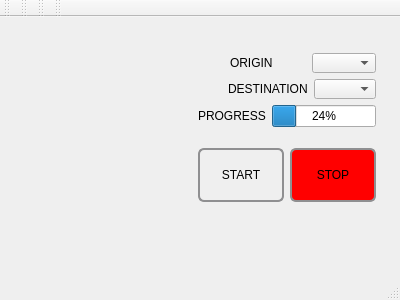
<?xml version="1.0" encoding="UTF-8"?>
<ui version="4.0">
 <class>MainWindow</class>
 <widget class="QMainWindow" name="MainWindow">
  <property name="geometry">
   <rect>
    <x>0</x>
    <y>0</y>
    <width>400</width>
    <height>300</height>
   </rect>
  </property>
  <property name="windowTitle">
   <string>MainWindow</string>
  </property>
  <widget class="QWidget" name="centralWidget">
   <widget class="QLabel" name="imageLabel">
    <property name="geometry">
     <rect>
      <x>20</x>
      <y>30</y>
      <width>131</width>
      <height>151</height>
     </rect>
    </property>
    <property name="text">
     <string/>
    </property>
   </widget>
   <widget class="QWidget" name="layoutWidget">
    <property name="geometry">
     <rect>
      <x>187</x>
      <y>10</y>
      <width>200</width>
      <height>201</height>
     </rect>
    </property>
    <layout class="QVBoxLayout" name="verticalLayout_3">
     <item>
      <layout class="QVBoxLayout" name="verticalLayout_2">
       <item>
        <layout class="QVBoxLayout" name="verticalLayout">
         <item>
          <layout class="QHBoxLayout" name="horizontalLayout_2">
           <item>
            <spacer name="horizontalSpacer_3">
             <property name="orientation">
              <enum>Qt::Horizontal</enum>
             </property>
             <property name="sizeHint" stdset="0">
              <size>
               <width>40</width>
               <height>20</height>
              </size>
             </property>
            </spacer>
           </item>
           <item>
            <widget class="QLabel" name="startLabel">
             <property name="sizePolicy">
              <sizepolicy hsizetype="Fixed" vsizetype="Fixed">
               <horstretch>0</horstretch>
               <verstretch>0</verstretch>
              </sizepolicy>
             </property>
             <property name="text">
              <string>ORIGIN</string>
             </property>
             <property name="buddy">
              <cstring>startComboBox</cstring>
             </property>
            </widget>
           </item>
           <item>
            <spacer name="horizontalSpacer">
             <property name="orientation">
              <enum>Qt::Horizontal</enum>
             </property>
             <property name="sizeHint" stdset="0">
              <size>
               <width>40</width>
               <height>20</height>
              </size>
             </property>
            </spacer>
           </item>
           <item>
            <widget class="QComboBox" name="startComboBox">
             <property name="sizePolicy">
              <sizepolicy hsizetype="Fixed" vsizetype="Fixed">
               <horstretch>0</horstretch>
               <verstretch>0</verstretch>
              </sizepolicy>
             </property>
             <property name="minimumSize">
              <size>
               <width>10</width>
               <height>10</height>
              </size>
             </property>
             <property name="maximumSize">
              <size>
               <width>100</width>
               <height>20</height>
              </size>
             </property>
             <property name="cursor">
              <cursorShape>PointingHandCursor</cursorShape>
             </property>
            </widget>
           </item>
          </layout>
         </item>
         <item>
          <layout class="QHBoxLayout" name="horizontalLayout_3">
           <item>
            <spacer name="horizontalSpacer_2">
             <property name="orientation">
              <enum>Qt::Horizontal</enum>
             </property>
             <property name="sizeHint" stdset="0">
              <size>
               <width>40</width>
               <height>20</height>
              </size>
             </property>
            </spacer>
           </item>
           <item>
            <widget class="QLabel" name="endLabel">
             <property name="sizePolicy">
              <sizepolicy hsizetype="Fixed" vsizetype="Fixed">
               <horstretch>0</horstretch>
               <verstretch>0</verstretch>
              </sizepolicy>
             </property>
             <property name="text">
              <string>DESTINATION</string>
             </property>
             <property name="buddy">
              <cstring>endComboBox</cstring>
             </property>
            </widget>
           </item>
           <item>
            <widget class="QComboBox" name="endComboBox">
             <property name="sizePolicy">
              <sizepolicy hsizetype="Fixed" vsizetype="Fixed">
               <horstretch>0</horstretch>
               <verstretch>0</verstretch>
              </sizepolicy>
             </property>
             <property name="minimumSize">
              <size>
               <width>10</width>
               <height>10</height>
              </size>
             </property>
             <property name="maximumSize">
              <size>
               <width>100</width>
               <height>20</height>
              </size>
             </property>
             <property name="cursor">
              <cursorShape>PointingHandCursor</cursorShape>
             </property>
            </widget>
           </item>
          </layout>
         </item>
        </layout>
       </item>
       <item>
        <layout class="QHBoxLayout" name="horizontalLayout_4">
         <item>
          <widget class="QLabel" name="label">
           <property name="text">
            <string>PROGRESS</string>
           </property>
          </widget>
         </item>
         <item>
          <widget class="QProgressBar" name="progressBar">
           <property name="value">
            <number>24</number>
           </property>
          </widget>
         </item>
        </layout>
       </item>
      </layout>
     </item>
     <item>
      <layout class="QHBoxLayout" name="horizontalLayout">
       <item>
        <widget class="QPushButton" name="startPushButton">
         <property name="sizePolicy">
          <sizepolicy hsizetype="Preferred" vsizetype="Fixed">
           <horstretch>0</horstretch>
           <verstretch>0</verstretch>
          </sizepolicy>
         </property>
         <property name="cursor">
          <cursorShape>PointingHandCursor</cursorShape>
         </property>
         <property name="styleSheet">
          <string notr="true">QPushButton {
    border: 2px solid #8f8f91;
    border-radius: 6px;
    background-color: &quot;green&quot;;
	min-width: 80px;
	min-height: 50px;
}

QPushButton:pressed {
    background-color: &quot;yellow&quot;;
}</string>
         </property>
         <property name="text">
          <string>START</string>
         </property>
        </widget>
       </item>
       <item>
        <widget class="QPushButton" name="emergencyPushButton">
         <property name="sizePolicy">
          <sizepolicy hsizetype="Preferred" vsizetype="Fixed">
           <horstretch>0</horstretch>
           <verstretch>0</verstretch>
          </sizepolicy>
         </property>
         <property name="cursor">
          <cursorShape>PointingHandCursor</cursorShape>
         </property>
         <property name="styleSheet">
          <string notr="true">QPushButton {
    border: 2px solid #8f8f91;
    border-radius: 6px;
    background-color: red;
    min-width: 80px;
	min-height: 50px;
}

QPushButton:pressed {
    background-color: &quot;yellow&quot;;
}

QPushButton:flat {
    border: none; /* no border for a flat push button */
}

QPushButton:default {
    border-color: navy; /* make the default button prominent */
}</string>
         </property>
         <property name="text">
          <string>STOP</string>
         </property>
        </widget>
       </item>
      </layout>
     </item>
    </layout>
   </widget>
  </widget>
  <widget class="QMenuBar" name="menuBar">
   <property name="geometry">
    <rect>
     <x>0</x>
     <y>0</y>
     <width>400</width>
     <height>19</height>
    </rect>
   </property>
  </widget>
  <widget class="QToolBar" name="mainToolBar">
   <attribute name="toolBarArea">
    <enum>TopToolBarArea</enum>
   </attribute>
   <attribute name="toolBarBreak">
    <bool>false</bool>
   </attribute>
  </widget>
  <widget class="QStatusBar" name="statusBar"/>
  <widget class="QToolBar" name="toolBar">
   <property name="windowTitle">
    <string>toolBar</string>
   </property>
   <attribute name="toolBarArea">
    <enum>TopToolBarArea</enum>
   </attribute>
   <attribute name="toolBarBreak">
    <bool>false</bool>
   </attribute>
  </widget>
  <widget class="QToolBar" name="toolBar_2">
   <property name="windowTitle">
    <string>toolBar_2</string>
   </property>
   <attribute name="toolBarArea">
    <enum>TopToolBarArea</enum>
   </attribute>
   <attribute name="toolBarBreak">
    <bool>false</bool>
   </attribute>
  </widget>
  <widget class="QToolBar" name="toolBar_3">
   <property name="windowTitle">
    <string>toolBar_3</string>
   </property>
   <attribute name="toolBarArea">
    <enum>TopToolBarArea</enum>
   </attribute>
   <attribute name="toolBarBreak">
    <bool>false</bool>
   </attribute>
  </widget>
 </widget>
 <layoutdefault spacing="6" margin="11"/>
 <resources/>
 <connections/>
</ui>
